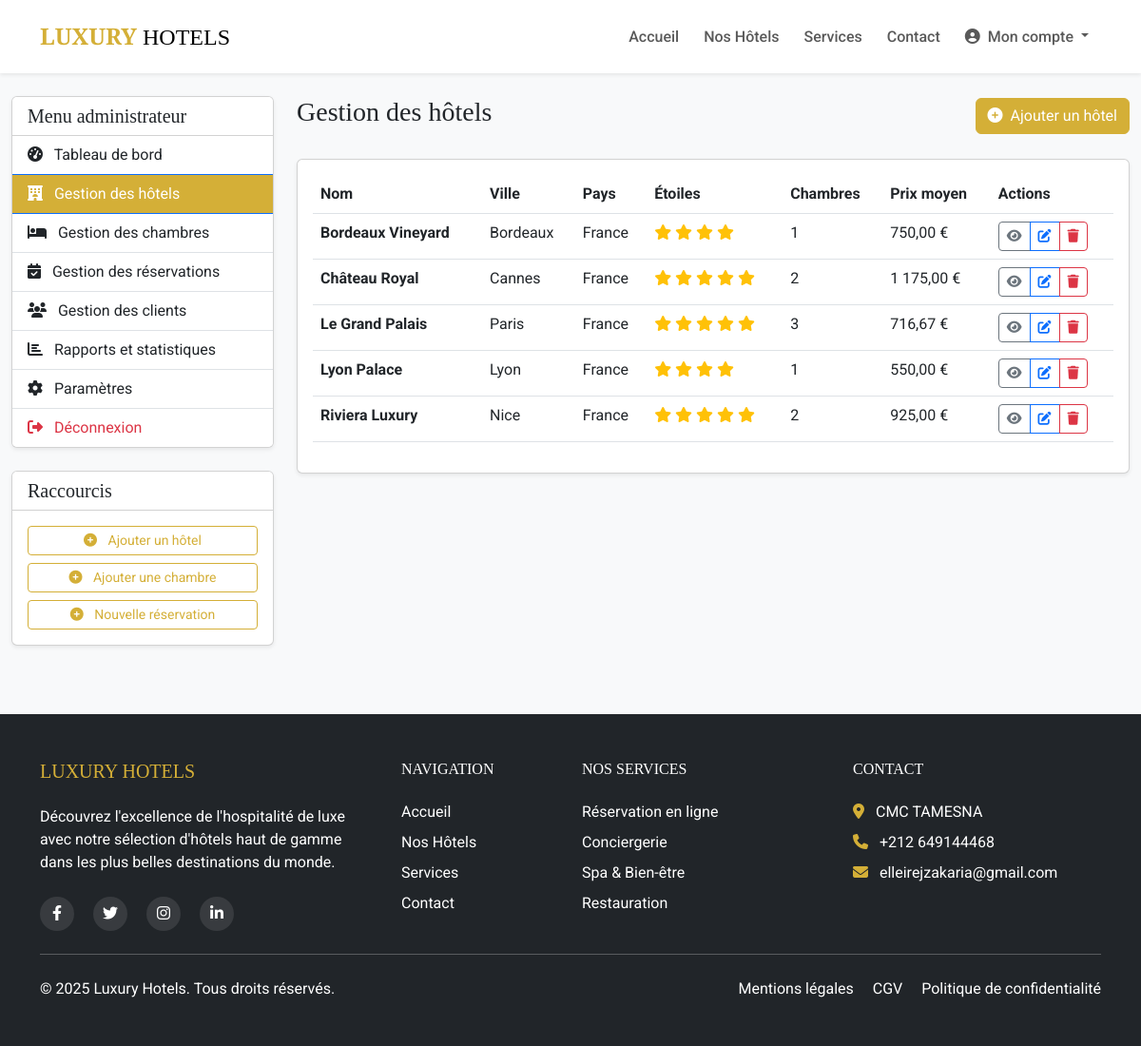
Screenshot of /dashboard/admin/hotels.php (signed in) with the database file from the repository.
### tables this page shows
CREATE TABLE IF NOT EXISTS hotels (
    id INT AUTO_INCREMENT PRIMARY KEY,
    nom VARCHAR(100) NOT NULL,
    adresse TEXT NOT NULL,
    ville VARCHAR(100) NOT NULL,
    pays VARCHAR(100) NOT NULL,
    description TEXT,
    etoiles INT NOT NULL,
    image_principale VARCHAR(255),
    coordonnees_gps VARCHAR(100),
    date_creation DATETIME DEFAULT CURRENT_TIMESTAMP
);

### includes/db.php (called while the page is built, shortened)
<?php
function connectDB() {
    $conn = new mysqli(DB_HOST, DB_USER, DB_PASS, DB_NAME);
    $conn->set_charset("utf8");
    return $conn;
}
function executeQuery($sql, $types = null, $params = []) {
    $conn = connectDB();
    $stmt = $conn->prepare($sql);
    $stmt->execute();
    $result = $stmt->get_result();
    return $result;
}
function fetchAll($sql, $types = null, $params = []) {
    $result = executeQuery($sql, $types, $params);
    return $result->fetch_all(MYSQLI_ASSOC);
}
?>

### dashboard/admin/hotels.php (the view, shortened to what this page needs)
<?php
require_once '../../includes/db.php';
$hotels = fetchAll("SELECT h.*,
                   (SELECT COUNT(*) FROM chambres WHERE hotel_id = h.id) as nb_chambres,
                   (SELECT AVG(prix_nuit) FROM chambres WHERE hotel_id = h.id) as prix_moyen
                   FROM hotels h
                   ORDER BY h.nom ASC");
include '../includes/header.php';
?>
<div class="container-fluid py-4">
    <div class="row">
        <div class="col-lg-3">
            <?php include '../includes/admin_sidebar.php'; ?>
        </div>
        <div class="col-lg-9">
            <div class="d-flex justify-content-between align-items-center mb-4">
                <h1 class="h3">Gestion des hôtels</h1>
                <a href="ajouter_hotel.php" class="btn btn-gold"><i class="fas fa-plus-circle me-2"></i>Ajouter un hôtel</a>
            </div>
            <div class="card shadow-sm">
                <div class="card-body">
                    <?php if (empty($hotels)) : ?>
                        <p class="text-center text-muted my-4">Aucun hôtel enregistré.</p>
                    <?php else : ?>
                        <div class="table-responsive">
                            <table class="table table-hover">
                                <thead>
                                    <tr>
                                        <th>Nom</th>
                                        <th>Ville</th>
                                        <th>Pays</th>
                                        <th>Étoiles</th>
                                        <th>Chambres</th>
                                        <th>Prix moyen</th>
                                        <th>Actions</th>
                                    </tr>
                                </thead>
                                <tbody>
                                    <?php foreach ($hotels as $hotel) : ?>
                                        <tr>
                                            <td>
                                                <div class="fw-bold"><?php echo htmlspecialchars($hotel['nom']); ?></div>
                                            </td>
                                            <td><?php echo htmlspecialchars($hotel['ville']); ?></td>
                                            <td><?php echo htmlspecialchars($hotel['pays']); ?></td>
                                            <td>
                                                <?php for ($i = 0; $i < $hotel['etoiles']; $i++) : ?>
                                                    <i class="fas fa-star text-warning"></i>
                                                <?php endfor; ?>
                                            </td>
                                            <td><?php echo $hotel['nb_chambres']; ?></td>
                                            <td><?php echo number_format($hotel['prix_moyen'], 2, ',', ' '); ?> €</td>
                                            <td>
                                                <div class="btn-group">
                                                    <a href="../../hotel.php?id=<?php echo $hotel['id']; ?>" class="btn btn-sm btn-outline-secondary" target="_blank">
                                                        <i class="fas fa-eye"></i>
                                                    </a>
                                                    <a href="modifier_hotel.php?id=<?php echo $hotel['id']; ?>" class="btn btn-sm btn-outline-primary">
                                                        <i class="fas fa-edit"></i>
                                                    </a>
                                                    <a href="hotels.php?action=delete&id=<?php echo $hotel['id']; ?>" class="btn btn-sm btn-outline-danger" onclick="return confirm('Êtes-vous sûr de vouloir supprimer cet hôtel ?')">
                                                        <i class="fas fa-trash"></i>
                                                    </a>
                                                </div>
                                            </td>
                                        </tr>
                                    <?php endforeach; ?>
                                </tbody>
                            </table>
                        </div>
                    <?php endif; ?>
                </div>
            </div>
        </div>
    </div>
</div>
<?php include '../../includes/footer.php'; ?>

### assets/css/style.css (style rules this page uses)
:root { --gold: #D4AF37; --gold-light: #E5C76B; --gold-dark: #B69121; --dark: #212529; --light: #F8F9FA; --transition: all 0.3s ease; }
body { font-family: 'Roboto', sans-serif; color: var(--dark); background-color: var(--light); }
h1, h2, h3, h4, h5, h6 { font-family: 'Playfair Display', serif; }
.btn-gold { background-color: var(--gold); border-color: var(--gold); color: white; transition: var(--transition); }

### rows the page displays
hotels: nom "Bordeaux Vineyard", ville "Bordeaux", pays "France", etoiles 4 (drawn), nb_chambres "1", prix_moyen "750,00"
hotels: nom "Château Royal", ville "Cannes", pays "France", etoiles 5 (drawn), nb_chambres "2", prix_moyen "1 175,00"
hotels: nom "Le Grand Palais", ville "Paris", pays "France", etoiles 5 (drawn), nb_chambres "3", prix_moyen "716,67"
hotels: nom "Lyon Palace", ville "Lyon", pays "France", etoiles 4 (drawn), nb_chambres "1", prix_moyen "550,00"
hotels: nom "Riviera Luxury", ville "Nice", pays "France", etoiles 5 (drawn), nb_chambres "2", prix_moyen "925,00"
